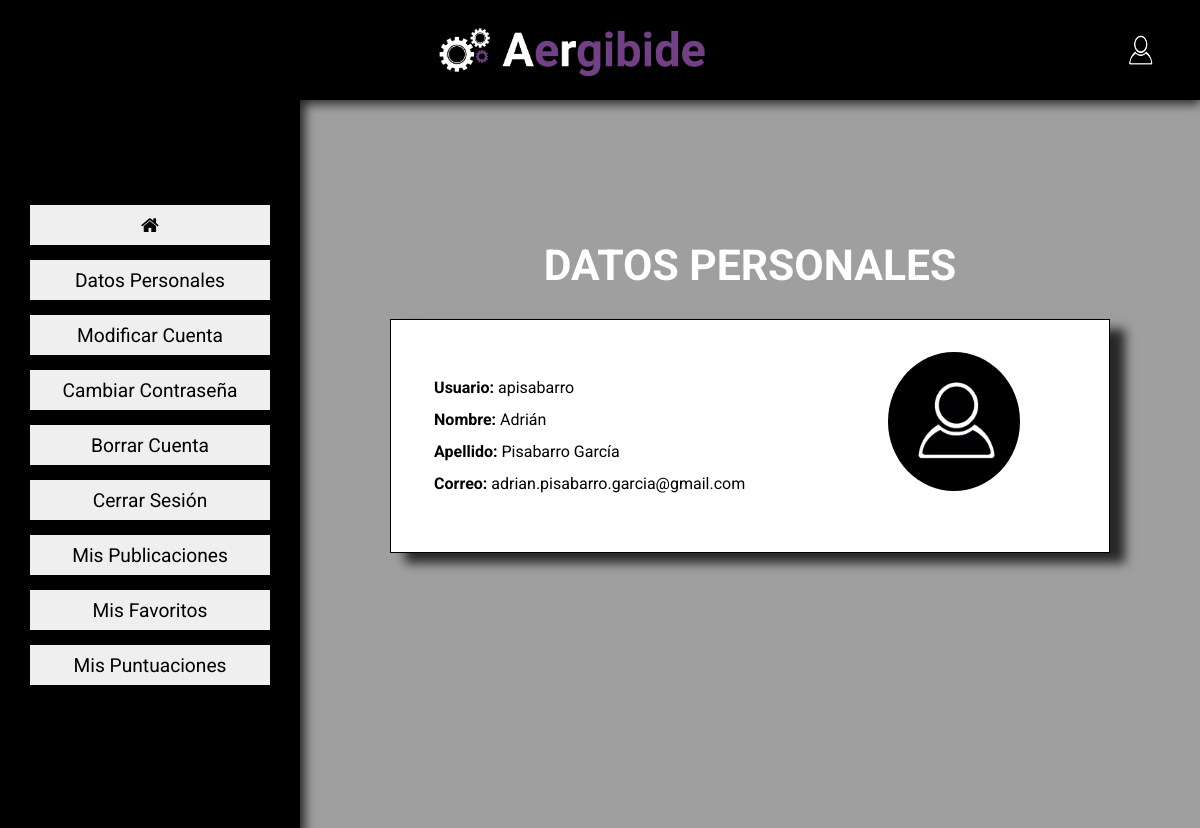
The page /model/perfil.php (signed in) on the database its author committed.
### tables this page shows
CREATE TABLE `Usuario` (
  `ID` int(5) NOT NULL,
  `Nombre` varchar(70) NOT NULL,
  `Apellido` varchar(150) NOT NULL,
  `Usuario` varchar(30) NOT NULL,
  `Correo` varchar(100) NOT NULL,
  `Password` varchar(500) NOT NULL,
  `Imagen` varchar(500) DEFAULT NULL
);

### model/conexion.php (called while the page is built, shortened)
<?php
function guardarDatosUsuario($dbh,$usuario)
{
    if (empty($usuario))
        $usuario=$_SESSION['usuario'];
    $data = array('user' => $usuario);
    $stmt = recogerDatosUsuario($dbh, $data);
    return $stmt->fetch();
}
function recogerDatosUsuario($dbh, $data)
{
    $stmt = $dbh->prepare("SELECT * FROM Usuario WHERE Correo = :user OR Usuario = :user");
    $stmt->setFetchMode(PDO::FETCH_OBJ);
    $stmt->execute($data);
    return $stmt;
}

### model/general.php (called while the page is built)
<?php
    require "conexion.php";
    if (!isset($_SESSION["usuario"]))
        header("Location: login.php");
    else
    {
        $dbh=connect();
        $datos=guardarDatosUsuario($dbh,"");
    }

### views/perfil.view.php (the view, shortened to what this page needs)
<?php
if (empty($datos))
header('Location: ../model/login.php');
else
{
require "../vistasfijas/head.php";
?>
<link rel="stylesheet" href="../css/estiloperfil.css">
<link rel="stylesheet" href="https://cdnjs.cloudflare.com/ajax/libs/font-awesome/4.7.0/css/font-awesome.min.css">
</head>
<?php
require "../vistasfijas/cabecera.php";
?>
<div id="contenedor">
    <div id="menu">
        <div id="opciones">
            <button value="volver"><i class="w3-margin-left fa fa-home"></i></button>
            <button value="datospersonales">Datos Personales</button>
            <button value="modificarcuenta">Modificar Cuenta</button>
            <button value="modificarcontraseña">Cambiar Contraseña</button>
            <button value="borrarcuenta">Borrar Cuenta</button>
            <button value="cerrarsesion">Cerrar Sesión</button>
            <button value="publicaciones">Mis Publicaciones</button>
            <button value="favoritos">Mis Favoritos</button>
            <button value="puntuaciones">Mis Puntuaciones</button>
        </div>
    </div>
    <div id="contenido">
        <div id="mostrardatos">
            <h1 align="center">DATOS PERSONALES</h1>
            <div id="datusu">
                <div id="datos">
                    <p><b>Usuario: </b><?= $datos->Usuario; ?></p>
                    <p><b>Nombre: </b><?= utf8_encode($datos->Nombre); ?></p>
                    <p><b>Apellido: </b><?= utf8_encode($datos->Apellido); ?></p>
                    <p><b>Correo: </b><?= $datos->Correo; ?></p>
                </div>
                <div id="imag">
                    <img src="<?= $datos->Imagen ?>">
                </div>
            </div>
        </div>
    </div>
</div>
</body>
</html>
<?php } ?>

### vistasfijas/cabecera.php (shortened to what this page needs)
<?php
if (empty($datos))
header("Location: ../model/login.php");
else
{
?>
<body>
    <header>
        <div id="logotipo">
            <a href="../model/principal.php">
                <img src="../img/logo_horizontal_negativo.png">
            </a>
        </div>
        <div id="boton">
            <button id="perfil"><img src="<?=$datos->Imagen?>"></button>
        </div>
    </header>
    <?php
}
?>

### css/header.css (style rules this page uses)
* { padding: 0; margin: 0; }
header { width: 100%; background-color: black; display: grid; grid-template-columns: repeat(2,17vw) 26vw 30vw 10vw; grid-template-rows: 100px; box-shadow: 0px 4px 10px 0px rgba(0,0,0,0.75); }
a { color: white !important; }
#logotipo { grid-row: 1/2; grid-column: 3/4; display: flex; justify-content: center; align-items: center; }
#logotipo>a { display: flex; align-items: center; justify-content: flex-end; height: 80%; }
#logotipo>a>img { width: 95%; }
#boton { grid-row: 1/2; grid-column: 5/6; border: white; width: 100%; height: 100%; display: flex; justify-content: center; align-items: center; }
#boton > button { width: 35%; height: 55%; border-radius: 60px; outline: none; border: 1px solid black; background-color: black; }
#perfil >img { width: 100%; height: 100%; border-radius: 50%; }

### css/estiloperfil.css (style rules this page uses)
* { font-family: 'Roboto', sans-serif; }
body { background-color: #9F9F9F; overflow-x: hidden; }
#datusu, #mod, #modcont, #puntua { background-color: white; }
#contenedor { display: grid; grid-template-columns: 25% 75%; }
#menu { grid-column: 1/2; background-color: black; }
#opciones { box-shadow: 0px 4px 10px 5px rgba(0, 0, 0, 0.75); display: flex; flex-direction: column; justify-items: center; align-items: center; height: 91vh; }
#opciones > button { cursor: pointer; font-size: 1.2em; }
#opciones button:nth-of-type(1) { margin-top: 35%; }
#contenido { grid-column: 2/3; width: 100%; display: flex; justify-content: center; align-items: center; }
#mostrardatos { width: 80%; margin-bottom: 15%; }
#contenido h1 { margin-bottom: 4%; font-size: 32pt; color: white; font-family: 'Roboto', sans-serif; }
#datusu { display: grid; grid-template-columns: 60% 40%; border: 1px solid black; box-shadow: 15px 10px 10px rgba(0, 0, 0, 0.75); }
#datos { grid-column: 1/2; padding: 12%; padding-left: 10%; line-height: 200%; }
#imag { margin-top: 11%; margin-right: 8%; grid-column: 2/3; height: 60%; display: flex; justify-content: center; align-content: center; }
#imag img { width: 50%; border-radius: 50%; }
#opciones button { width: 80%; min-height: 5vh; height: auto; margin-top: 5%; border: none; }

### rows shown on the page
usuario: Imagen (picture), Usuario "apisabarro", Nombre "Adrián", Apellido "Pisabarro García", Correo "adrian.pisabarro.garcia@gmail.com"
